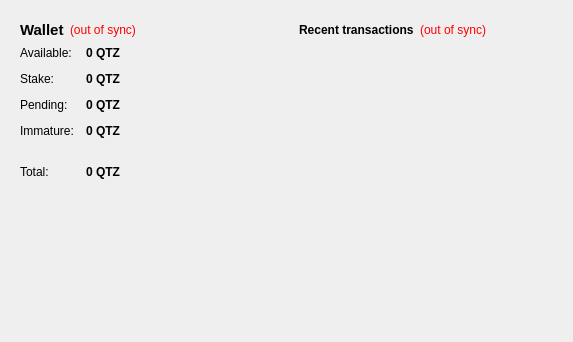
<?xml version="1.0" encoding="UTF-8"?>
<ui version="4.0">
 <class>OverviewPage</class>
 <widget class="QWidget" name="OverviewPage">
  <property name="geometry">
   <rect>
    <x>0</x>
    <y>0</y>
    <width>573</width>
    <height>342</height>
   </rect>
  </property>
  <property name="windowTitle">
   <string>Form</string>
  </property>
  <layout class="QHBoxLayout" name="horizontalLayout" stretch="1,1">
   <item>
    <layout class="QVBoxLayout" name="verticalLayout_2">
     <item>
      <widget class="QFrame" name="frame">
       <property name="styleSheet">
        <string notr="true">border: 0;
</string>
       </property>
       <property name="frameShape">
        <enum>QFrame::StyledPanel</enum>
       </property>
       <property name="frameShadow">
        <enum>QFrame::Raised</enum>
       </property>
       <layout class="QVBoxLayout" name="verticalLayout_4">
        <item>
         <layout class="QHBoxLayout" name="horizontalLayout_4">
          <item>
           <widget class="QLabel" name="label_5">
            <property name="font">
             <font>
              <pointsize>11</pointsize>
              <weight>75</weight>
              <bold>true</bold>
             </font>
            </property>
            <property name="text">
             <string>Wallet</string>
            </property>
           </widget>
          </item>
          <item>
           <widget class="QLabel" name="labelWalletStatus">
            <property name="toolTip">
             <string>The displayed information may be out of date. Your wallet automatically synchronizes with the Quartz network after a connection is established, but this process has not completed yet.</string>
            </property>
            <property name="styleSheet">
             <string notr="true">QLabel { color: red; }</string>
            </property>
            <property name="text">
             <string notr="true">(out of sync)</string>
            </property>
            <property name="alignment">
             <set>Qt::AlignLeading|Qt::AlignLeft|Qt::AlignVCenter</set>
            </property>
           </widget>
          </item>
          <item>
           <spacer name="horizontalSpacer_2">
            <property name="orientation">
             <enum>Qt::Horizontal</enum>
            </property>
            <property name="sizeHint" stdset="0">
             <size>
              <width>40</width>
              <height>20</height>
             </size>
            </property>
           </spacer>
          </item>
         </layout>
        </item>
        <item>
         <layout class="QFormLayout" name="formLayout_2">
          <property name="fieldGrowthPolicy">
           <enum>QFormLayout::AllNonFixedFieldsGrow</enum>
          </property>
          <property name="horizontalSpacing">
           <number>12</number>
          </property>
          <property name="verticalSpacing">
           <number>12</number>
          </property>
          <item row="0" column="0">
           <widget class="QLabel" name="label">
            <property name="text">
             <string>Available:</string>
            </property>
           </widget>
          </item>
          <item row="0" column="1">
           <widget class="QLabel" name="labelBalance">
            <property name="font">
             <font>
              <weight>75</weight>
              <bold>true</bold>
             </font>
            </property>
            <property name="cursor">
             <cursorShape>IBeamCursor</cursorShape>
            </property>
            <property name="toolTip">
             <string>Your current spendable balance</string>
            </property>
            <property name="text">
             <string notr="true">0 QTZ</string>
            </property>
            <property name="textInteractionFlags">
             <set>Qt::LinksAccessibleByMouse|Qt::TextSelectableByKeyboard|Qt::TextSelectableByMouse</set>
            </property>
           </widget>
          </item>
          <item row="1" column="0">
           <widget class="QLabel" name="label_6">
            <property name="text">
             <string>Stake:</string>
            </property>
           </widget>
          </item>
          <item row="1" column="1">
           <widget class="QLabel" name="labelStake">
            <property name="font">
             <font>
              <weight>75</weight>
              <bold>true</bold>
             </font>
            </property>
            <property name="cursor">
             <cursorShape>IBeamCursor</cursorShape>
            </property>
            <property name="toolTip">
             <string>Total of coins that was staked, and do not yet count toward the current balance</string>
            </property>
            <property name="text">
             <string notr="true">0 QTZ</string>
            </property>
            <property name="textInteractionFlags">
             <set>Qt::LinksAccessibleByMouse|Qt::TextSelectableByKeyboard|Qt::TextSelectableByMouse</set>
            </property>
           </widget>
          </item>
          <item row="2" column="0">
           <widget class="QLabel" name="label_3">
            <property name="text">
             <string>Pending:</string>
            </property>
           </widget>
          </item>
          <item row="2" column="1">
           <widget class="QLabel" name="labelUnconfirmed">
            <property name="font">
             <font>
              <weight>75</weight>
              <bold>true</bold>
             </font>
            </property>
            <property name="cursor">
             <cursorShape>IBeamCursor</cursorShape>
            </property>
            <property name="toolTip">
             <string>Total of transactions that have yet to be confirmed, and do not yet count toward the current balance</string>
            </property>
            <property name="text">
             <string notr="true">0 QTZ</string>
            </property>
            <property name="textInteractionFlags">
             <set>Qt::LinksAccessibleByMouse|Qt::TextSelectableByKeyboard|Qt::TextSelectableByMouse</set>
            </property>
           </widget>
          </item>
          <item row="3" column="0">
           <widget class="QLabel" name="labelImmatureText">
            <property name="text">
             <string>Immature:</string>
            </property>
           </widget>
          </item>
          <item row="3" column="1">
           <widget class="QLabel" name="labelImmature">
            <property name="font">
             <font>
              <weight>75</weight>
              <bold>true</bold>
             </font>
            </property>
            <property name="toolTip">
             <string>Mined balance that has not yet matured</string>
            </property>
            <property name="text">
             <string notr="true">0 QTZ</string>
            </property>
            <property name="textInteractionFlags">
             <set>Qt::LinksAccessibleByMouse|Qt::TextSelectableByKeyboard|Qt::TextSelectableByMouse</set>
            </property>
           </widget>
          </item>
          <item row="4" column="0" colspan="2">
           <widget class="Line" name="line">
            <property name="orientation">
             <enum>Qt::Horizontal</enum>
            </property>
           </widget>
          </item>
          <item row="5" column="0">
           <widget class="QLabel" name="labelTotalText">
            <property name="text">
             <string>Total:</string>
            </property>
           </widget>
          </item>
          <item row="5" column="1">
           <widget class="QLabel" name="labelTotal">
            <property name="font">
             <font>
              <weight>75</weight>
              <bold>true</bold>
             </font>
            </property>
            <property name="cursor">
             <cursorShape>IBeamCursor</cursorShape>
            </property>
            <property name="toolTip">
             <string>Your current total balance</string>
            </property>
            <property name="text">
             <string notr="true">0 QTZ</string>
            </property>
            <property name="textInteractionFlags">
             <set>Qt::LinksAccessibleByMouse|Qt::TextSelectableByKeyboard|Qt::TextSelectableByMouse</set>
            </property>
           </widget>
          </item>
         </layout>
        </item>
       </layout>
      </widget>
     </item>
     <item>
      <spacer name="verticalSpacer">
       <property name="orientation">
        <enum>Qt::Vertical</enum>
       </property>
       <property name="sizeHint" stdset="0">
        <size>
         <width>20</width>
         <height>40</height>
        </size>
       </property>
      </spacer>
     </item>
    </layout>
   </item>
   <item>
    <layout class="QVBoxLayout" name="verticalLayout_3">
     <item>
      <widget class="QFrame" name="frame_2">
       <property name="styleSheet">
        <string notr="true">border: 0;
</string>
       </property>
       <property name="frameShape">
        <enum>QFrame::StyledPanel</enum>
       </property>
       <property name="frameShadow">
        <enum>QFrame::Raised</enum>
       </property>
       <layout class="QVBoxLayout" name="verticalLayout">
        <item>
         <layout class="QHBoxLayout" name="horizontalLayout_2">
          <item>
           <widget class="QLabel" name="label_4">
            <property name="text">
             <string>&lt;b&gt;Recent transactions&lt;/b&gt;</string>
            </property>
           </widget>
          </item>
          <item>
           <widget class="QLabel" name="labelTransactionsStatus">
            <property name="toolTip">
             <string>The displayed information may be out of date. Your wallet automatically synchronizes with the Quartz network after a connection is established, but this process has not completed yet.</string>
            </property>
            <property name="styleSheet">
             <string notr="true">QLabel { color: red; }</string>
            </property>
            <property name="text">
             <string notr="true">(out of sync)</string>
            </property>
            <property name="alignment">
             <set>Qt::AlignRight|Qt::AlignTrailing|Qt::AlignVCenter</set>
            </property>
           </widget>
          </item>
          <item>
           <spacer name="horizontalSpacer">
            <property name="orientation">
             <enum>Qt::Horizontal</enum>
            </property>
            <property name="sizeHint" stdset="0">
             <size>
              <width>40</width>
              <height>20</height>
             </size>
            </property>
           </spacer>
          </item>
         </layout>
        </item>
        <item>
         <widget class="QListView" name="listTransactions">
          <property name="styleSheet">
           <string notr="true">QListView { background: transparent; }</string>
          </property>
          <property name="frameShape">
           <enum>QFrame::NoFrame</enum>
          </property>
          <property name="verticalScrollBarPolicy">
           <enum>Qt::ScrollBarAlwaysOff</enum>
          </property>
          <property name="horizontalScrollBarPolicy">
           <enum>Qt::ScrollBarAlwaysOff</enum>
          </property>
          <property name="selectionMode">
           <enum>QAbstractItemView::NoSelection</enum>
          </property>
         </widget>
        </item>
       </layout>
      </widget>
     </item>
     <item>
      <spacer name="verticalSpacer_2">
       <property name="orientation">
        <enum>Qt::Vertical</enum>
       </property>
       <property name="sizeHint" stdset="0">
        <size>
         <width>20</width>
         <height>40</height>
        </size>
       </property>
      </spacer>
     </item>
    </layout>
   </item>
  </layout>
 </widget>
 <resources/>
 <connections/>
</ui>
